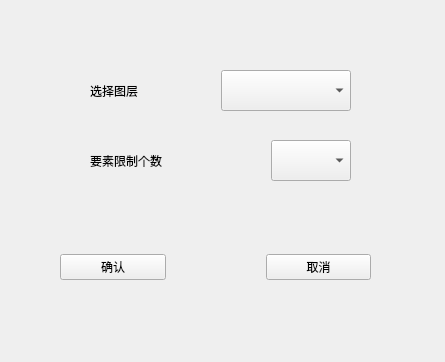
<?xml version="1.0" encoding="UTF-8"?>
<ui version="4.0">
 <class>treeIndex_Select</class>
 <widget class="QWidget" name="treeIndex_Select">
  <property name="geometry">
   <rect>
    <x>0</x>
    <y>0</y>
    <width>445</width>
    <height>362</height>
   </rect>
  </property>
  <property name="windowTitle">
   <string>新建四叉树索引</string>
  </property>
  <widget class="QWidget" name="">
   <property name="geometry">
    <rect>
     <x>90</x>
     <y>70</y>
     <width>261</width>
     <height>41</height>
    </rect>
   </property>
   <layout class="QHBoxLayout" name="horizontalLayout" stretch="1,1">
    <property name="spacing">
     <number>0</number>
    </property>
    <item>
     <widget class="QLabel" name="label">
      <property name="styleSheet">
       <string notr="true">font: 75 12pt &quot;Agency FB&quot;;</string>
      </property>
      <property name="text">
       <string>选择图层</string>
      </property>
     </widget>
    </item>
    <item>
     <widget class="QComboBox" name="layers">
      <property name="sizePolicy">
       <sizepolicy hsizetype="Ignored" vsizetype="Ignored">
        <horstretch>0</horstretch>
        <verstretch>0</verstretch>
       </sizepolicy>
      </property>
      <property name="styleSheet">
       <string notr="true">font: 75 12pt &quot;Agency FB&quot;;</string>
      </property>
     </widget>
    </item>
   </layout>
  </widget>
  <widget class="QWidget" name="">
   <property name="geometry">
    <rect>
     <x>90</x>
     <y>140</y>
     <width>261</width>
     <height>41</height>
    </rect>
   </property>
   <layout class="QHBoxLayout" name="horizontalLayout_2" stretch="2,1">
    <property name="spacing">
     <number>20</number>
    </property>
    <item>
     <widget class="QLabel" name="label_2">
      <property name="styleSheet">
       <string notr="true">font: 75 12pt &quot;Agency FB&quot;;</string>
      </property>
      <property name="text">
       <string>要素限制个数</string>
      </property>
     </widget>
    </item>
    <item>
     <widget class="QComboBox" name="limitation">
      <property name="sizePolicy">
       <sizepolicy hsizetype="Ignored" vsizetype="Ignored">
        <horstretch>0</horstretch>
        <verstretch>0</verstretch>
       </sizepolicy>
      </property>
      <property name="styleSheet">
       <string notr="true">font: 75 12pt &quot;Agency FB&quot;;</string>
      </property>
     </widget>
    </item>
   </layout>
  </widget>
  <widget class="QWidget" name="">
   <property name="geometry">
    <rect>
     <x>60</x>
     <y>250</y>
     <width>311</width>
     <height>35</height>
    </rect>
   </property>
   <layout class="QHBoxLayout" name="horizontalLayout_3">
    <property name="spacing">
     <number>100</number>
    </property>
    <item>
     <widget class="QPushButton" name="yes">
      <property name="styleSheet">
       <string notr="true">font: 75 12pt &quot;Agency FB&quot;;</string>
      </property>
      <property name="text">
       <string>确认</string>
      </property>
     </widget>
    </item>
    <item>
     <widget class="QPushButton" name="cancel">
      <property name="styleSheet">
       <string notr="true">font: 75 12pt &quot;Agency FB&quot;;</string>
      </property>
      <property name="text">
       <string>取消</string>
      </property>
     </widget>
    </item>
   </layout>
  </widget>
 </widget>
 <resources/>
 <connections/>
</ui>
